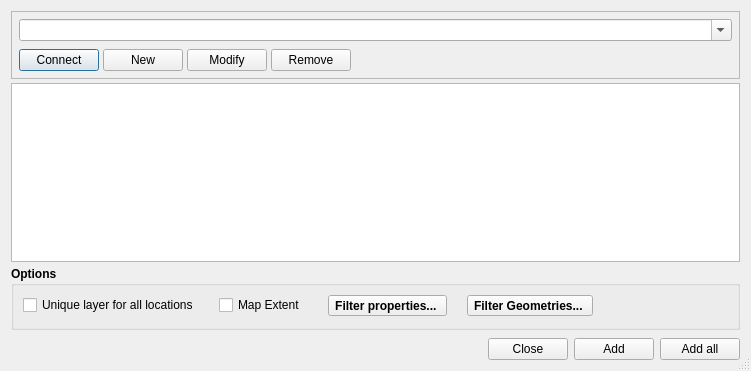
<?xml version="1.0" encoding="UTF-8"?>
<ui version="4.0">
 <class>Dialog</class>
 <widget class="QDialog" name="Dialog">
  <property name="geometry">
   <rect>
    <x>0</x>
    <y>0</y>
    <width>751</width>
    <height>371</height>
   </rect>
  </property>
  <property name="sizePolicy">
   <sizepolicy hsizetype="Expanding" vsizetype="Expanding">
    <horstretch>0</horstretch>
    <verstretch>0</verstretch>
   </sizepolicy>
  </property>
  <property name="windowTitle">
   <string>SensorThings API - Upload layer from remote server</string>
  </property>
  <property name="sizeGripEnabled">
   <bool>true</bool>
  </property>
  <layout class="QVBoxLayout" name="verticalLayout">
   <property name="spacing">
    <number>4</number>
   </property>
   <item>
    <widget class="QFrame" name="verticalFrame">
     <property name="frameShape">
      <enum>QFrame::StyledPanel</enum>
     </property>
     <layout class="QVBoxLayout" name="verticalLayout_2">
      <property name="spacing">
       <number>4</number>
      </property>
      <property name="leftMargin">
       <number>7</number>
      </property>
      <property name="topMargin">
       <number>7</number>
      </property>
      <property name="rightMargin">
       <number>7</number>
      </property>
      <property name="bottomMargin">
       <number>7</number>
      </property>
      <item>
       <widget class="QComboBox" name="cmbConnection">
        <property name="editable">
         <bool>true</bool>
        </property>
       </widget>
      </item>
      <item alignment="Qt::AlignLeft">
       <widget class="QWidget" name="horizontalWidget" native="true">
        <layout class="QGridLayout" name="gridLayout_2">
         <property name="leftMargin">
          <number>0</number>
         </property>
         <property name="topMargin">
          <number>0</number>
         </property>
         <property name="rightMargin">
          <number>0</number>
         </property>
         <property name="bottomMargin">
          <number>0</number>
         </property>
         <property name="spacing">
          <number>0</number>
         </property>
        </layout>
       </widget>
      </item>
      <item alignment="Qt::AlignLeft">
       <widget class="QFrame" name="horizontalFrame">
        <layout class="QHBoxLayout" name="horizontalLayout">
         <property name="spacing">
          <number>4</number>
         </property>
         <property name="leftMargin">
          <number>0</number>
         </property>
         <property name="topMargin">
          <number>0</number>
         </property>
         <property name="rightMargin">
          <number>0</number>
         </property>
         <property name="bottomMargin">
          <number>0</number>
         </property>
         <item alignment="Qt::AlignLeft">
          <widget class="QPushButton" name="btnConnect">
           <property name="text">
            <string>Connect</string>
           </property>
          </widget>
         </item>
         <item alignment="Qt::AlignLeft">
          <widget class="QPushButton" name="btnNew">
           <property name="text">
            <string>New</string>
           </property>
          </widget>
         </item>
         <item>
          <widget class="QPushButton" name="btnModify">
           <property name="text">
            <string>Modify</string>
           </property>
          </widget>
         </item>
         <item>
          <widget class="QPushButton" name="btnRemove">
           <property name="text">
            <string>Remove</string>
           </property>
          </widget>
         </item>
        </layout>
       </widget>
      </item>
     </layout>
    </widget>
   </item>
   <item>
    <widget class="QTableView" name="tblLayes">
     <property name="styleSheet">
      <string notr="true">alternate-background-color: #def3eb;</string>
     </property>
     <property name="editTriggers">
      <set>QAbstractItemView::NoEditTriggers</set>
     </property>
     <property name="tabKeyNavigation">
      <bool>false</bool>
     </property>
     <property name="showDropIndicator" stdset="0">
      <bool>false</bool>
     </property>
     <property name="dragDropOverwriteMode">
      <bool>false</bool>
     </property>
     <property name="alternatingRowColors">
      <bool>true</bool>
     </property>
     <property name="selectionMode">
      <enum>QAbstractItemView::SingleSelection</enum>
     </property>
     <property name="selectionBehavior">
      <enum>QAbstractItemView::SelectRows</enum>
     </property>
     <property name="sortingEnabled">
      <bool>true</bool>
     </property>
     <attribute name="horizontalHeaderStretchLastSection">
      <bool>true</bool>
     </attribute>
     <attribute name="verticalHeaderVisible">
      <bool>false</bool>
     </attribute>
    </widget>
   </item>
   <item>
    <widget class="QGroupBox" name="groupBox">
     <property name="font">
      <font>
       <weight>75</weight>
       <bold>true</bold>
      </font>
     </property>
     <property name="title">
      <string>Options</string>
     </property>
     <layout class="QHBoxLayout" name="horizontalLayout_2">
      <property name="spacing">
       <number>7</number>
      </property>
      <property name="bottomMargin">
       <number>11</number>
      </property>
      <item alignment="Qt::AlignLeft">
       <widget class="QWidget" name="widget_2" native="true">
        <layout class="QHBoxLayout" name="horizontalLayout_3">
         <property name="spacing">
          <number>20</number>
         </property>
         <property name="leftMargin">
          <number>0</number>
         </property>
         <property name="topMargin">
          <number>0</number>
         </property>
         <property name="rightMargin">
          <number>0</number>
         </property>
         <property name="bottomMargin">
          <number>0</number>
         </property>
         <item>
          <widget class="QCheckBox" name="chkUniqueLayer">
           <property name="font">
            <font>
             <weight>50</weight>
             <bold>false</bold>
            </font>
           </property>
           <property name="text">
            <string>Unique layer for all locations</string>
           </property>
          </widget>
         </item>
         <item>
          <widget class="QCheckBox" name="chkOnMapExtent">
           <property name="font">
            <font>
             <weight>50</weight>
             <bold>false</bold>
            </font>
           </property>
           <property name="text">
            <string>Map Extent </string>
           </property>
          </widget>
         </item>
         <item>
          <widget class="QToolButton" name="btnFilterProperties">
           <property name="toolTip">
            <string>Filter location properties for layer grouping</string>
           </property>
           <property name="text">
            <string>Filter properties... </string>
           </property>
          </widget>
         </item>
         <item>
          <widget class="QToolButton" name="btnFilterGeometries">
           <property name="text">
            <string>Filter Geometries... </string>
           </property>
          </widget>
         </item>
        </layout>
       </widget>
      </item>
     </layout>
    </widget>
   </item>
   <item alignment="Qt::AlignRight">
    <widget class="QWidget" name="widget" native="true">
     <property name="sizePolicy">
      <sizepolicy hsizetype="Preferred" vsizetype="Preferred">
       <horstretch>0</horstretch>
       <verstretch>0</verstretch>
      </sizepolicy>
     </property>
     <layout class="QGridLayout" name="gridLayout">
      <property name="leftMargin">
       <number>0</number>
      </property>
      <property name="topMargin">
       <number>4</number>
      </property>
      <property name="rightMargin">
       <number>0</number>
      </property>
      <property name="bottomMargin">
       <number>0</number>
      </property>
      <item row="0" column="1">
       <widget class="QPushButton" name="btnAdd">
        <property name="sizePolicy">
         <sizepolicy hsizetype="Preferred" vsizetype="Fixed">
          <horstretch>0</horstretch>
          <verstretch>0</verstretch>
         </sizepolicy>
        </property>
        <property name="text">
         <string>Add</string>
        </property>
       </widget>
      </item>
      <item row="0" column="0">
       <widget class="QPushButton" name="btnClose">
        <property name="sizePolicy">
         <sizepolicy hsizetype="Preferred" vsizetype="Fixed">
          <horstretch>0</horstretch>
          <verstretch>0</verstretch>
         </sizepolicy>
        </property>
        <property name="text">
         <string>Close</string>
        </property>
       </widget>
      </item>
      <item row="0" column="2">
       <widget class="QPushButton" name="btnAddAll">
        <property name="text">
         <string>Add all</string>
        </property>
       </widget>
      </item>
     </layout>
    </widget>
   </item>
  </layout>
 </widget>
 <resources/>
 <connections/>
</ui>
